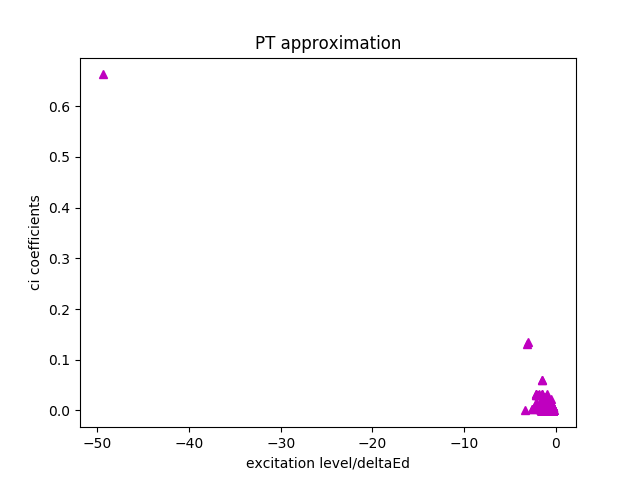

This figure's Python source:
import matplotlib.pyplot as plt
import numpy as np
import time

t0 = time.time()

with open('ci_coefficients.txt') as c:
    content = c.readlines()

with open('Determinant_Energies.txt') as d:
    items = d.readlines()

with open('Excitation_levels.txt') as e:
    objects = e.readlines()

n_ci = len(content)

ci = np.zeros(n_ci,)
Ed = np.zeros(n_ci,)
occ = np.zeros(n_ci,)

for i in range(n_ci):
    ci[i] = content[i]
    Ed[i] = items[i]
    occ[i] = objects[i]

PT = np.zeros(n_ci,)
for j in range(0, n_ci):
    PT[j] = occ[j]/(Ed[0] - Ed[j])

ci_new = ci.tolist()
PT_new = PT.tolist()
ci_new.pop(0)
PT_new.pop(0)

plt.title('PT approximation')
plt.xlabel(r'excitation level/deltaEd')
plt.ylabel('ci coefficients')
plt.plot(PT_new, ci_new, 'm^')
plt.savefig('PT_approximation.png')
plt.show()

print "Total Time:", time.time() - t0
